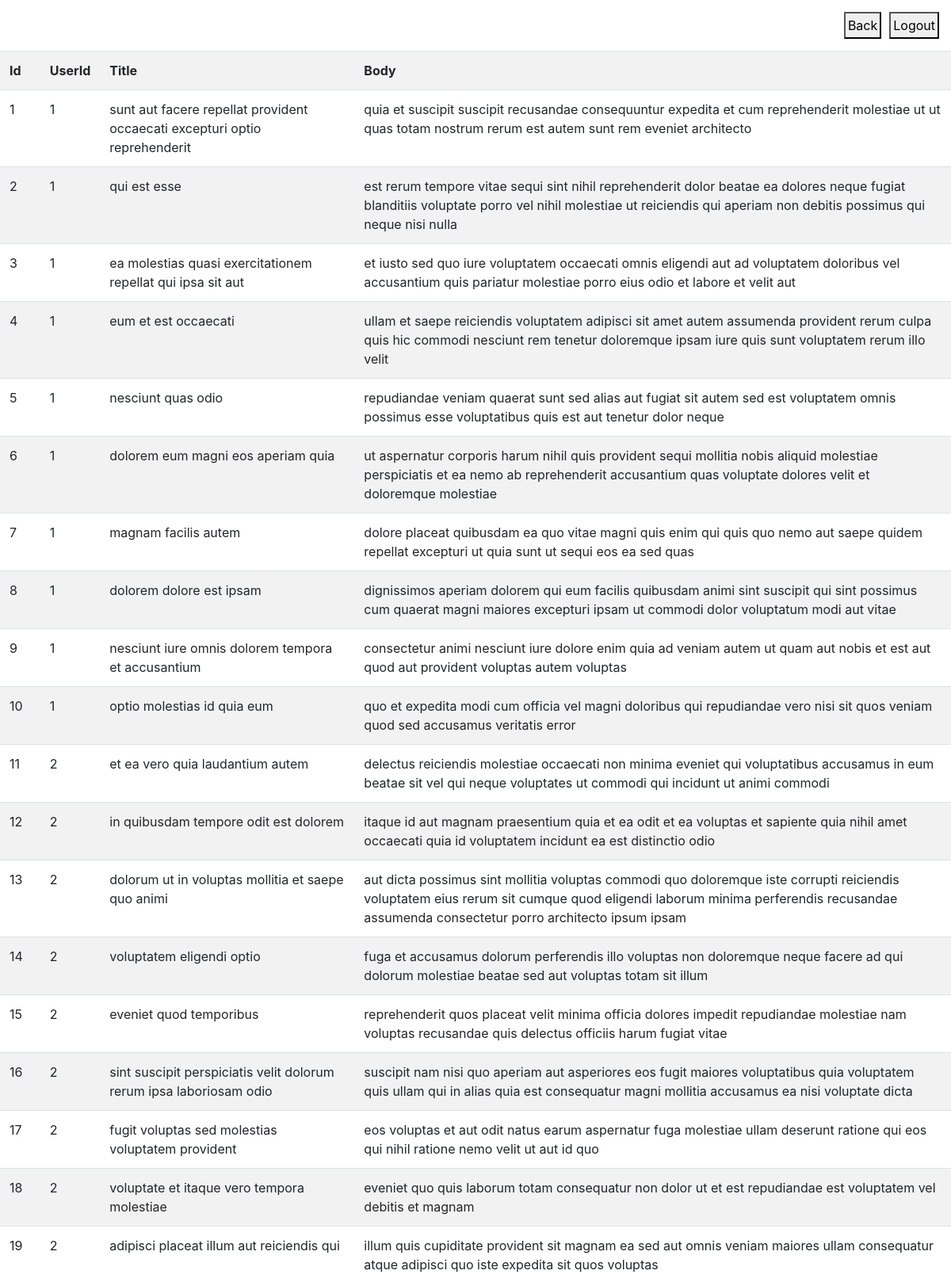
The page /posts (upper part) on the database its author committed.
### task/models.py (models this page shows)
class user_posts(models.Model):
	userId = models.IntegerField()
	postId = models.IntegerField()
	title = models.CharField(max_length=2000)
	body = models.TextField()

### task/views.py (the view)
# urls.py: path('posts', views.fun),
def fun(request):
	data=user_posts.objects.all()
	return render(request, 'pages/posts.html',{'info':data})

### task/templates/pages/posts.html (shortened to what this page needs)
<!DOCTYPE html>
<html>
<head>
	<link rel="stylesheet" href="https://stackpath.bootstrapcdn.com/bootstrap/4.1.3/css/bootstrap.min.css">
</head>
<body>
	<div class="menu">
		<a href="/home"><button value="Back" name="">Back</button></a>
		<a href="/"><button value="Logout" name="">Logout</button></a>
	</div>
	<table class="table table-striped">
    	<tr>
    		<th>Id</th>
    		<th>UserId</th>
    		<th>Title</th>
    		<th>Body</th>
    	</tr>
    	{% for i in info %}
    	<tr>
    		<td>{{i.postId}}</td>
    		<td>{{i.userId}}</td>
    		<td>{{i.title}}</td>
    		<td>{{i.body}}</td>
    	</tr>
    	{% endfor %}
    </table>
</body>
</html>

### task/templates/pages/posts.html (style rules this page uses)
.menu { display: flex; justify-content: flex-end; margin: 10px; }
button { margin: 5px; padding: 3px; }

### rows shown on the page
user_posts: postId "1", userId "1", title "sunt aut facere repellat provident occaecati excepturi optio reprehenderit", body "quia et suscipit suscipit recusandae consequuntur expedita et cum reprehenderit molestiae ut ut quas totam nostrum rerum est autem sunt rem eveniet architecto"
user_posts: postId "2", userId "1", title "qui est esse", body "est rerum tempore vitae sequi sint nihil reprehenderit dolor beatae ea dolores neque fugiat blanditiis voluptate porro vel nihil molestiae ut reiciendis qui aperiam non debitis possimus qui neque nisi nulla"
user_posts: postId "3", userId "1", title "ea molestias quasi exercitationem repellat qui ipsa sit aut", body "et iusto sed quo iure voluptatem occaecati omnis eligendi aut ad voluptatem doloribus vel accusantium quis pariatur molestiae porro eius odio et labore et velit aut"
user_posts: postId "4", userId "1", title "eum et est occaecati", body "ullam et saepe reiciendis voluptatem adipisci sit amet autem assumenda provident rerum culpa quis hic commodi nesciunt rem tenetur doloremque ipsam iure quis sunt voluptatem rerum illo velit"
user_posts: postId "5", userId "1", title "nesciunt quas odio", body "repudiandae veniam quaerat sunt sed alias aut fugiat sit autem sed est voluptatem omnis possimus esse voluptatibus quis est aut tenetur dolor neque"
user_posts: postId "6", userId "1", title "dolorem eum magni eos aperiam quia", body "ut aspernatur corporis harum nihil quis provident sequi mollitia nobis aliquid molestiae perspiciatis et ea nemo ab reprehenderit accusantium quas voluptate dolores velit et doloremque molestiae"
user_posts: postId "7", userId "1", title "magnam facilis autem", body "dolore placeat quibusdam ea quo vitae magni quis enim qui quis quo nemo aut saepe quidem repellat excepturi ut quia sunt ut sequi eos ea sed quas"
user_posts: postId "8", userId "1", title "dolorem dolore est ipsam", body "dignissimos aperiam dolorem qui eum facilis quibusdam animi sint suscipit qui sint possimus cum quaerat magni maiores excepturi ipsam ut commodi dolor voluptatum modi aut vitae"
user_posts: postId "9", userId "1", title "nesciunt iure omnis dolorem tempora et accusantium", body "consectetur animi nesciunt iure dolore enim quia ad veniam autem ut quam aut nobis et est aut quod aut provident voluptas autem voluptas"
user_posts: postId "10", userId "1", title "optio molestias id quia eum", body "quo et expedita modi cum officia vel magni doloribus qui repudiandae vero nisi sit quos veniam quod sed accusamus veritatis error"
user_posts: postId "11", userId "2", title "et ea vero quia laudantium autem", body "delectus reiciendis molestiae occaecati non minima eveniet qui voluptatibus accusamus in eum beatae sit vel qui neque voluptates ut commodi qui incidunt ut animi commodi"
user_posts: postId "12", userId "2", title "in quibusdam tempore odit est dolorem", body "itaque id aut magnam praesentium quia et ea odit et ea voluptas et sapiente quia nihil amet occaecati quia id voluptatem incidunt ea est distinctio odio"
user_posts: postId "13", userId "2", title "dolorum ut in voluptas mollitia et saepe quo animi", body "aut dicta possimus sint mollitia voluptas commodi quo doloremque iste corrupti reiciendis voluptatem eius rerum sit cumque quod eligendi laborum minima perferendis recusandae assumenda consectetur porro architecto ipsum ipsam"
user_posts: postId "14", userId "2", title "voluptatem eligendi optio", body "fuga et accusamus dolorum perferendis illo voluptas non doloremque neque facere ad qui dolorum molestiae beatae sed aut voluptas totam sit illum"
user_posts: postId "15", userId "2", title "eveniet quod temporibus", body "reprehenderit quos placeat velit minima officia dolores impedit repudiandae molestiae nam voluptas recusandae quis delectus officiis harum fugiat vitae"
user_posts: postId "16", userId "2", title "sint suscipit perspiciatis velit dolorum rerum ipsa laboriosam odio", body "suscipit nam nisi quo aperiam aut asperiores eos fugit maiores voluptatibus quia voluptatem quis ullam qui in alias quia est consequatur magni mollitia accusamus ea nisi voluptate dicta"
user_posts: postId "17", userId "2", title "fugit voluptas sed molestias voluptatem provident", body "eos voluptas et aut odit natus earum aspernatur fuga molestiae ullam deserunt ratione qui eos qui nihil ratione nemo velit ut aut id quo"
user_posts: postId "18", userId "2", title "voluptate et itaque vero tempora molestiae", body "eveniet quo quis laborum totam consequatur non dolor ut et est repudiandae est voluptatem vel debitis et magnam"
user_posts: postId "19", userId "2", title "adipisci placeat illum aut reiciendis qui", body "illum quis cupiditate provident sit magnam ea sed aut omnis veniam maiores ullam consequatur atque adipisci quo iste expedita sit quos voluptas"
